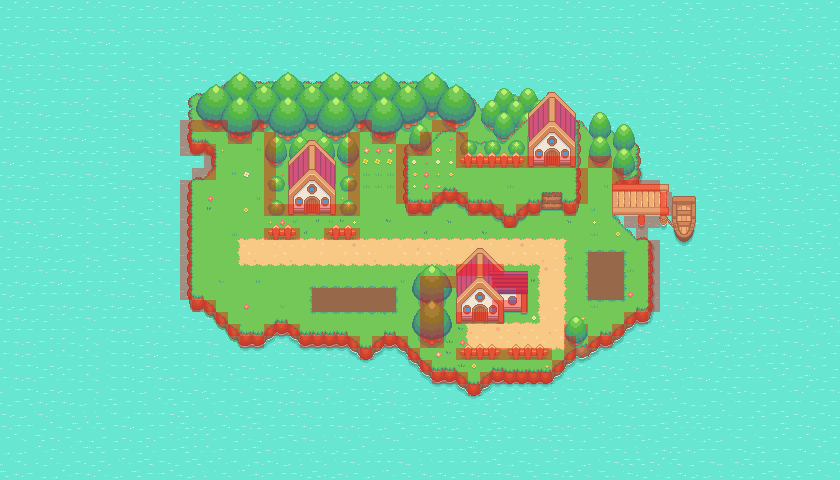

Below is a game level as drawn by its tile map, then a one-line description and the .tmx that defines it (tile-layer data replaced by summaries):
An orthogonal 70x40 tile map with 12x12 px tiles, 15 tile layers (Ocean, Island, Trees, Trees 2, ...), 2 tilesets.

<map version="1.9" tiledversion="1.9.1" orientation="orthogonal" renderorder="right-down" width="70" height="40" tilewidth="12" tileheight="12" infinite="0" nextlayerid="28" nextobjectid="1">
 <editorsettings>
  <export target="pelletTown.json" format="js" />
 </editorsettings>
 <tileset firstgid="1" source="pokemonStyleGameTileset.tsx" />
 <tileset firstgid="1025" source="collisionTileset.tsx" />
 <layer id="1" name="Ocean" width="70" height="40">
  <data>[2800 cells, 2800 non-empty, 9 distinct tile ids]</data>
 </layer>
 <layer id="5" name="Island" width="70" height="40">
  <data>[2800 cells, 909 non-empty, 119 distinct tile ids]</data>
 </layer>
 <layer id="11" name="Trees" width="70" height="40">
  <data>[2800 cells, 120 non-empty, 22 distinct tile ids]</data>
 </layer>
 <layer id="12" name="Trees 2" width="70" height="40">
  <data>[2800 cells, 130 non-empty, 23 distinct tile ids]</data>
 </layer>
 <layer id="13" name="Trees 3" width="70" height="40">
  <data>[2800 cells, 96 non-empty, 22 distinct tile ids]</data>
 </layer>
 <layer id="16" name="Plateau" width="70" height="40">
  <data>[2800 cells, 127 non-empty, 85 distinct tile ids]</data>
 </layer>
 <layer id="6" name="Flowers and Grass" width="70" height="40">
  <data>[2800 cells, 93 non-empty, 31 distinct tile ids]</data>
 </layer>
 <group id="17" name="Objects">
  <layer id="15" name="Bushes" width="70" height="40">
   <data>[2800 cells, 28 non-empty, 4 distinct tile ids]</data>
  </layer>
  <layer id="8" name="Fence" width="70" height="40">
   <data>[2800 cells, 41 non-empty, 9 distinct tile ids]</data>
  </layer>
  <layer id="14" name="House Trees" width="70" height="40">
   <data>[2800 cells, 38 non-empty, 8 distinct tile ids]</data>
  </layer>
  <layer id="4" name="House" width="70" height="40">
   <data>[2800 cells, 112 non-empty, 84 distinct tile ids]</data>
  </layer>
  <layer id="10" name="Dock" width="70" height="40">
   <data>[2800 cells, 42 non-empty, 42 distinct tile ids]</data>
  </layer>
 </group>
 <layer id="20" name="Collisions" width="70" height="40" opacity="0.38">
  <data>[2800 cells, 185 non-empty, 1 distinct tile ids]</data>
 </layer>
 <layer id="26" name="Battle Zones" width="70" height="40" opacity="0.41">
  <data>[2800 cells, 26 non-empty, 1 distinct tile ids]</data>
 </layer>
 <layer id="22" name="Foreground Objects" width="70" height="40">
  <data>[2800 cells, 45 non-empty, 26 distinct tile ids]</data>
 </layer>
</map>
